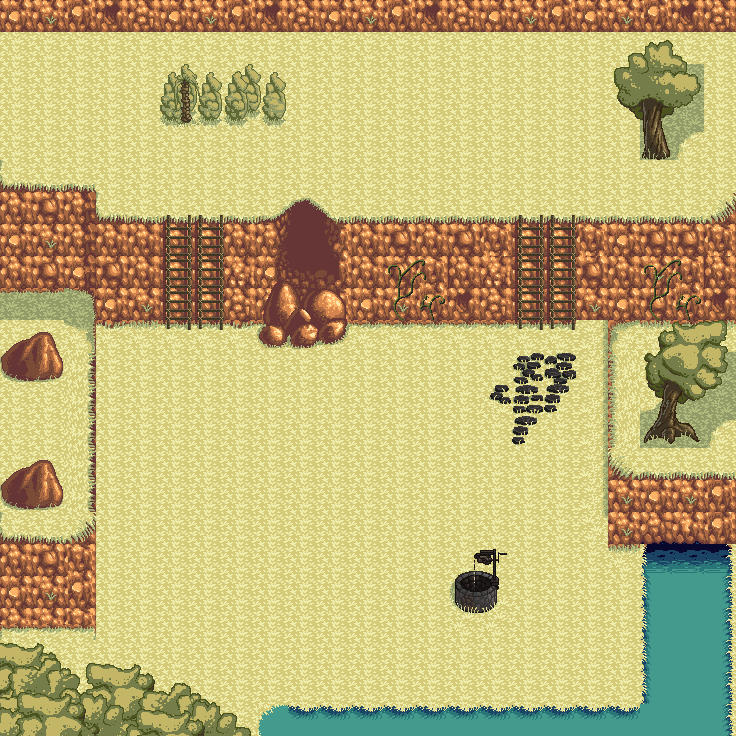

A 2D game scene composited from a Tiled map and its tileset images. What follows is a short description and the map's XML, with each tile layer's data collapsed to a summary:
An orthogonal 23x23 tile map with 32x32 px tiles, 4 tile layers (Base, Shadow, Collision, Detail), 3 tilesets and 8 objects.

<map version="1.2" tiledversion="1.2.2" orientation="orthogonal" renderorder="left-up" width="23" height="23" tilewidth="32" tileheight="32" infinite="0" nextlayerid="7" nextobjectid="11">
 <tileset firstgid="1" name="hyptosis_tile-art-batch-1" tilewidth="32" tileheight="32" tilecount="900" columns="30">
  <image source="Hyptosis Tiles/hyptosis_tile-art-batch-1.png" trans="000000" width="960" height="960" />
  <tile id="20">
   <properties>
    <property name="blocked" value="1" />
   </properties>
  </tile>
  <tile id="146">
   <properties>
    <property name="blocked" value="1" />
   </properties>
  </tile>
  <tile id="176">
   <properties>
    <property name="blocked" value="1" />
   </properties>
  </tile>
  <tile id="202">
   <properties>
    <property name="blocked" value="1" />
   </properties>
  </tile>
  <tile id="203">
   <properties>
    <property name="blocked" value="1" />
   </properties>
  </tile>
  <tile id="204">
   <properties>
    <property name="blocked" value="1" />
   </properties>
  </tile>
  <tile id="205">
   <properties>
    <property name="blocked" value="1" />
   </properties>
  </tile>
  <tile id="206">
   <properties>
    <property name="blocked" value="1" />
   </properties>
  </tile>
  <tile id="232">
   <properties>
    <property name="blocked" value="1" />
   </properties>
  </tile>
  <tile id="233">
   <properties>
    <property name="blocked" value="1" />
   </properties>
  </tile>
  <tile id="234">
   <properties>
    <property name="blocked" value="1" />
   </properties>
  </tile>
  <tile id="235">
   <properties>
    <property name="blocked" value="1" />
   </properties>
  </tile>
  <tile id="236">
   <properties>
    <property name="blocked" value="1" />
   </properties>
  </tile>
  <tile id="264">
   <properties>
    <property name="blocked" value="1" />
   </properties>
  </tile>
  <tile id="265">
   <properties>
    <property name="blocked" value="1" />
   </properties>
  </tile>
  <tile id="326">
   <properties>
    <property name="blocked" value="1" />
   </properties>
  </tile>
  <tile id="327">
   <properties>
    <property name="blocked" value="1" />
   </properties>
  </tile>
  <tile id="807">
   <properties>
    <property name="ladder" value="2" />
   </properties>
  </tile>
  <tile id="894">
   <properties>
    <property name="blocked" value="1" />
   </properties>
  </tile>
 </tileset>
 <tileset firstgid="901" name="hyptosis_tile-art-batch-2" tilewidth="32" tileheight="32" tilecount="900" columns="30">
  <image source="Hyptosis Tiles/hyptosis_til-art-batch-2.png" trans="000000" width="960" height="960" />
  <tile id="24">
   <properties>
    <property name="blocked" value="1" />
   </properties>
  </tile>
  <tile id="110">
   <properties>
    <property name="blocked" value="1" />
   </properties>
  </tile>
  <tile id="140">
   <properties>
    <property name="blocked" value="1" />
   </properties>
  </tile>
  <tile id="324">
   <properties>
    <property name="blocked" value="1" />
   </properties>
  </tile>
  <tile id="325">
   <properties>
    <property name="blocked" value="1" />
   </properties>
  </tile>
  <tile id="326">
   <properties>
    <property name="blocked" value="1" />
   </properties>
  </tile>
  <tile id="327">
   <properties>
    <property name="blocked" value="1" />
   </properties>
  </tile>
  <tile id="354">
   <properties>
    <property name="blocked" value="1" />
   </properties>
  </tile>
  <tile id="355">
   <properties>
    <property name="blocked" value="1" />
   </properties>
  </tile>
  <tile id="356">
   <properties>
    <property name="blocked" value="1" />
   </properties>
  </tile>
  <tile id="357">
   <properties>
    <property name="blocked" value="1" />
   </properties>
  </tile>
  <tile id="385">
   <properties>
    <property name="blocked" value="1" />
   </properties>
  </tile>
  <tile id="386">
   <properties>
    <property name="blocked" value="1" />
   </properties>
  </tile>
  <tile id="387">
   <properties>
    <property name="blocked" value="1" />
   </properties>
  </tile>
  <tile id="471">
   <properties>
    <property name="blocked" value="1" />
   </properties>
  </tile>
  <tile id="472">
   <properties>
    <property name="blocked" value="1" />
   </properties>
  </tile>
  <tile id="806">
   <properties>
    <property name="blocked" value="1" />
   </properties>
  </tile>
  <tile id="807">
   <properties>
    <property name="blocked" value="1" />
   </properties>
  </tile>
  <tile id="833">
   <properties>
    <property name="blocked" value="1" />
   </properties>
  </tile>
  <tile id="834">
   <properties>
    <property name="blocked" value="1" />
   </properties>
  </tile>
  <tile id="835">
   <properties>
    <property name="blocked" value="1" />
   </properties>
  </tile>
  <tile id="836">
   <properties>
    <property name="blocked" value="1" />
   </properties>
  </tile>
  <tile id="837">
   <properties>
    <property name="blocked" value="1" />
   </properties>
  </tile>
  <tile id="860">
   <properties>
    <property name="blocked" value="1" />
   </properties>
  </tile>
  <tile id="861">
   <properties>
    <property name="blocked" value="1" />
   </properties>
  </tile>
  <tile id="862">
   <properties>
    <property name="blocked" value="1" />
   </properties>
  </tile>
  <tile id="863">
   <properties>
    <property name="blocked" value="1" />
   </properties>
  </tile>
  <tile id="864">
   <properties>
    <property name="blocked" value="1" />
   </properties>
  </tile>
  <tile id="865">
   <properties>
    <property name="blocked" value="1" />
   </properties>
  </tile>
  <tile id="866">
   <properties>
    <property name="blocked" value="1" />
   </properties>
  </tile>
  <tile id="867">
   <properties>
    <property name="blocked" value="1" />
   </properties>
  </tile>
 </tileset>
 <tileset firstgid="1801" name="hyptosis_tile-art-batch-3" tilewidth="32" tileheight="32" tilecount="900" columns="30">
  <image source="Hyptosis Tiles/hyptosis_tile-art-batch-3.png" trans="000000" width="960" height="960" />
 </tileset>
 <layer id="1" name="Base" width="23" height="23">
  <data>[529 cells, 529 non-empty, 3 distinct tile ids]</data>
 </layer>
 <layer id="4" name="Shadow" width="23" height="23">
  <data>[529 cells, 6 non-empty, 3 distinct tile ids]</data>
 </layer>
 <layer id="2" name="Collision" width="23" height="23">
  <data>[529 cells, 276 non-empty, 107 distinct tile ids]</data>
 </layer>
 <layer id="3" name="Detail" width="23" height="23">
  <data>[529 cells, 61 non-empty, 28 distinct tile ids]</data>
 </layer>
 <objectgroup id="6" name="collision">
  <object id="3" x="98" y="322">
   <polygon points="0,0 -2,305 -99,305 -98,321 39,343 158,413 191,382 540,381 543,223 509,224 509,-3 477,-1 475,-100 605,-102 638,-128 636,-291 -95,-290 -97,-137 -4,-135" />
  </object>
  <object id="4" x="98" y="218">
   <polygon points="0,0 61,2 64,106 1,105" />
  </object>
  <object id="5" x="225" y="221">
   <polygon points="0,0 -1,100 37,100 51,62 51,-3" />
  </object>
  <object id="6" x="516" y="219">
   <polygon points="0,0 -179,1 -178,101 -5,102" />
  </object>
  <object id="7" x="276" y="220">
   <polygon points="0,0 63,1 27,-25" />
  </object>
  <object id="8" x="160" y="112">
   <polygon points="0,0 29,13 121,11 126,-35 88,-48 2,-47" />
  </object>
  <object id="9" x="639" y="156">
   <polygon points="0,0 31,1 23,-29 21,-52 2,-52" />
  </object>
  <object id="10" x="452" y="577">
   <polygon points="0,0 0,32 38,35 45,24 45,1 24,-7" />
  </object>
 </objectgroup>
</map>
